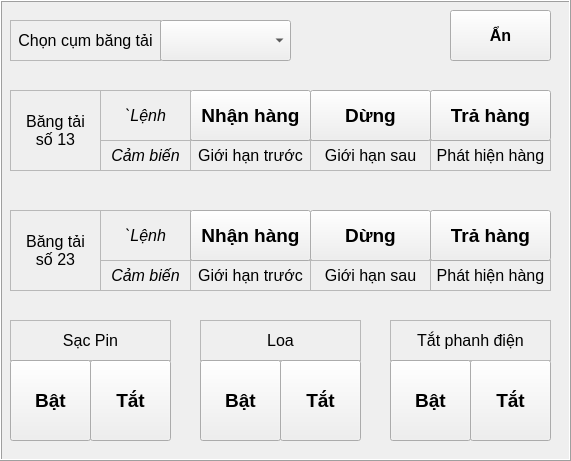
    <widget class="QFrame" name="fr_handMode_conveyor">
     <property name="geometry">
      <rect>
       <x>320</x>
       <y>0</y>
       <width>571</width>
       <height>461</height>
      </rect>
     </property>
     <property name="autoFillBackground">
      <bool>true</bool>
     </property>
     <property name="frameShape">
      <enum>QFrame::Box</enum>
     </property>
     <property name="frameShadow">
      <enum>QFrame::Raised</enum>
     </property>
     <widget class="QLabel" name="lbv_conveyorB">
      <property name="geometry">
       <rect>
        <x>10</x>
        <y>210</y>
        <width>91</width>
        <height>81</height>
       </rect>
      </property>
      <property name="font">
       <font>
        <pointsize>12</pointsize>
        <weight>50</weight>
        <bold>false</bold>
       </font>
      </property>
      <property name="autoFillBackground">
       <bool>false</bool>
      </property>
      <property name="frameShape">
       <enum>QFrame::StyledPanel</enum>
      </property>
      <property name="lineWidth">
       <number>2</number>
      </property>
      <property name="midLineWidth">
       <number>0</number>
      </property>
      <property name="text">
       <string>Băng tải
số 23</string>
      </property>
      <property name="scaledContents">
       <bool>false</bool>
      </property>
      <property name="alignment">
       <set>Qt::AlignCenter</set>
      </property>
      <property name="wordWrap">
       <bool>false</bool>
      </property>
      <property name="openExternalLinks">
       <bool>false</bool>
      </property>
     </widget>
     <widget class="QPushButton" name="bt_cyB_stop">
      <property name="geometry">
       <rect>
        <x>310</x>
        <y>210</y>
        <width>121</width>
        <height>51</height>
       </rect>
      </property>
      <property name="font">
       <font>
        <pointsize>14</pointsize>
        <weight>75</weight>
        <bold>true</bold>
       </font>
      </property>
      <property name="text">
       <string>Dừng</string>
      </property>
     </widget>
     <widget class="QLabel" name="lbc_cyA_ssTray">
      <property name="geometry">
       <rect>
        <x>430</x>
        <y>140</y>
        <width>121</width>
        <height>31</height>
       </rect>
      </property>
      <property name="font">
       <font>
        <pointsize>12</pointsize>
       </font>
      </property>
      <property name="autoFillBackground">
       <bool>false</bool>
      </property>
      <property name="frameShape">
       <enum>QFrame::StyledPanel</enum>
      </property>
      <property name="lineWidth">
       <number>1</number>
      </property>
      <property name="midLineWidth">
       <number>0</number>
      </property>
      <property name="text">
       <string>Phát hiện hàng</string>
      </property>
      <property name="scaledContents">
       <bool>false</bool>
      </property>
      <property name="alignment">
       <set>Qt::AlignCenter</set>
      </property>
      <property name="wordWrap">
       <bool>false</bool>
      </property>
      <property name="openExternalLinks">
       <bool>false</bool>
      </property>
     </widget>
     <widget class="QLabel" name="lbc_cyA_ssBehind">
      <property name="geometry">
       <rect>
        <x>310</x>
        <y>140</y>
        <width>121</width>
        <height>31</height>
       </rect>
      </property>
      <property name="font">
       <font>
        <pointsize>12</pointsize>
       </font>
      </property>
      <property name="autoFillBackground">
       <bool>false</bool>
      </property>
      <property name="frameShape">
       <enum>QFrame::StyledPanel</enum>
      </property>
      <property name="lineWidth">
       <number>1</number>
      </property>
      <property name="midLineWidth">
       <number>0</number>
      </property>
      <property name="text">
       <string>Giới hạn sau</string>
      </property>
      <property name="scaledContents">
       <bool>false</bool>
      </property>
      <property name="alignment">
       <set>Qt::AlignCenter</set>
      </property>
      <property name="wordWrap">
       <bool>false</bool>
      </property>
      <property name="openExternalLinks">
       <bool>false</bool>
      </property>
     </widget>
     <widget class="QLabel" name="lbc_cyA_ssAhead">
      <property name="geometry">
       <rect>
        <x>190</x>
        <y>140</y>
        <width>121</width>
        <height>31</height>
       </rect>
      </property>
      <property name="font">
       <font>
        <pointsize>12</pointsize>
       </font>
      </property>
      <property name="autoFillBackground">
       <bool>false</bool>
      </property>
      <property name="frameShape">
       <enum>QFrame::StyledPanel</enum>
      </property>
      <property name="lineWidth">
       <number>1</number>
      </property>
      <property name="midLineWidth">
       <number>0</number>
      </property>
      <property name="text">
       <string>Giới hạn trước</string>
      </property>
      <property name="scaledContents">
       <bool>false</bool>
      </property>
      <property name="alignment">
       <set>Qt::AlignCenter</set>
      </property>
      <property name="wordWrap">
       <bool>false</bool>
      </property>
      <property name="openExternalLinks">
       <bool>false</bool>
      </property>
     </widget>
     <widget class="QLabel" name="lb_cyB_cmd">
      <property name="geometry">
       <rect>
        <x>100</x>
        <y>210</y>
        <width>91</width>
        <height>51</height>
       </rect>
      </property>
      <property name="font">
       <font>
        <pointsize>12</pointsize>
        <weight>50</weight>
        <italic>true</italic>
        <bold>false</bold>
       </font>
      </property>
      <property name="autoFillBackground">
       <bool>false</bool>
      </property>
      <property name="frameShape">
       <enum>QFrame::StyledPanel</enum>
      </property>
      <property name="lineWidth">
       <number>1</number>
      </property>
      <property name="midLineWidth">
       <number>0</number>
      </property>
      <property name="text">
       <string>`Lệnh</string>
      </property>
      <property name="scaledContents">
       <bool>false</bool>
      </property>
      <property name="alignment">
       <set>Qt::AlignCenter</set>
      </property>
      <property name="wordWrap">
       <bool>false</bool>
      </property>
      <property name="openExternalLinks">
       <bool>false</bool>
      </property>
     </widget>
     <widget class="QPushButton" name="bt_cyA_received">
      <property name="geometry">
       <rect>
        <x>190</x>
        <y>90</y>
        <width>121</width>
        <height>51</height>
       </rect>
      </property>
      <property name="font">
       <font>
        <pointsize>14</pointsize>
        <weight>75</weight>
        <bold>true</bold>
       </font>
      </property>
      <property name="text">
       <string>Nhận hàng</string>
      </property>
     </widget>
     <widget class="QLabel" name="lbc_cyB_ssAhead">
      <property name="geometry">
       <rect>
        <x>190</x>
        <y>260</y>
        <width>121</width>
        <height>31</height>
       </rect>
      </property>
      <property name="font">
       <font>
        <pointsize>12</pointsize>
       </font>
      </property>
      <property name="autoFillBackground">
       <bool>false</bool>
      </property>
      <property name="frameShape">
       <enum>QFrame::StyledPanel</enum>
      </property>
      <property name="lineWidth">
       <number>1</number>
      </property>
      <property name="midLineWidth">
       <number>0</number>
      </property>
      <property name="text">
       <string>Giới hạn trước</string>
      </property>
      <property name="scaledContents">
       <bool>false</bool>
      </property>
      <property name="alignment">
       <set>Qt::AlignCenter</set>
      </property>
      <property name="wordWrap">
       <bool>false</bool>
      </property>
      <property name="openExternalLinks">
       <bool>false</bool>
      </property>
     </widget>
     <widget class="QPushButton" name="bt_cyA_stop">
      <property name="geometry">
       <rect>
        <x>310</x>
        <y>90</y>
        <width>121</width>
        <height>51</height>
       </rect>
      </property>
      <property name="font">
       <font>
        <pointsize>14</pointsize>
        <weight>75</weight>
        <bold>true</bold>
       </font>
      </property>
      <property name="text">
       <string>Dừng</string>
      </property>
     </widget>
     <widget class="QLabel" name="lbv_conveyorA">
      <property name="geometry">
       <rect>
        <x>10</x>
        <y>90</y>
        <width>91</width>
        <height>81</height>
       </rect>
      </property>
      <property name="font">
       <font>
        <pointsize>12</pointsize>
        <weight>50</weight>
        <bold>false</bold>
       </font>
      </property>
      <property name="autoFillBackground">
       <bool>false</bool>
      </property>
      <property name="frameShape">
       <enum>QFrame::StyledPanel</enum>
      </property>
      <property name="lineWidth">
       <number>2</number>
      </property>
      <property name="midLineWidth">
       <number>0</number>
      </property>
      <property name="text">
       <string>Băng tải
số 13</string>
      </property>
      <property name="scaledContents">
       <bool>false</bool>
      </property>
      <property name="alignment">
       <set>Qt::AlignCenter</set>
      </property>
      <property name="wordWrap">
       <bool>false</bool>
      </property>
      <property name="openExternalLinks">
       <bool>false</bool>
      </property>
     </widget>
     <widget class="QLabel" name="lb_cyB_sensor">
      <property name="geometry">
       <rect>
        <x>100</x>
        <y>260</y>
        <width>91</width>
        <height>31</height>
       </rect>
      </property>
      <property name="font">
       <font>
        <pointsize>12</pointsize>
        <weight>50</weight>
        <italic>true</italic>
        <bold>false</bold>
       </font>
      </property>
      <property name="autoFillBackground">
       <bool>false</bool>
      </property>
      <property name="frameShape">
       <enum>QFrame::StyledPanel</enum>
      </property>
      <property name="lineWidth">
       <number>1</number>
      </property>
      <property name="midLineWidth">
       <number>0</number>
      </property>
      <property name="text">
       <string>Cảm biến</string>
      </property>
      <property name="scaledContents">
       <bool>false</bool>
      </property>
      <property name="alignment">
       <set>Qt::AlignCenter</set>
      </property>
      <property name="wordWrap">
       <bool>false</bool>
      </property>
      <property name="openExternalLinks">
       <bool>false</bool>
      </property>
     </widget>
     <widget class="QLabel" name="lb_cyA_cmd">
      <property name="geometry">
       <rect>
        <x>100</x>
        <y>90</y>
        <width>91</width>
        <height>51</height>
       </rect>
      </property>
      <property name="font">
       <font>
        <pointsize>12</pointsize>
        <weight>50</weight>
        <italic>true</italic>
        <bold>false</bold>
       </font>
      </property>
      <property name="autoFillBackground">
       <bool>false</bool>
      </property>
      <property name="frameShape">
       <enum>QFrame::StyledPanel</enum>
      </property>
      <property name="lineWidth">
       <number>1</number>
      </property>
      <property name="midLineWidth">
       <number>0</number>
      </property>
      <property name="text">
       <string>`Lệnh</string>
      </property>
      <property name="scaledContents">
       <bool>false</bool>
      </property>
      <property name="alignment">
       <set>Qt::AlignCenter</set>
      </property>
      <property name="wordWrap">
       <bool>false</bool>
      </property>
      <property name="openExternalLinks">
       <bool>false</bool>
      </property>
     </widget>
     <widget class="QLabel" name="lb_chooseConveyor">
      <property name="geometry">
       <rect>
        <x>10</x>
        <y>20</y>
        <width>151</width>
        <height>41</height>
       </rect>
      </property>
      <property name="font">
       <font>
        <pointsize>12</pointsize>
       </font>
      </property>
      <property name="autoFillBackground">
       <bool>false</bool>
      </property>
      <property name="frameShape">
       <enum>QFrame::StyledPanel</enum>
      </property>
      <property name="lineWidth">
       <number>1</number>
      </property>
      <property name="midLineWidth">
       <number>0</number>
      </property>
      <property name="text">
       <string>Chọn cụm băng tải</string>
      </property>
      <property name="scaledContents">
       <bool>false</bool>
      </property>
      <property name="alignment">
       <set>Qt::AlignCenter</set>
      </property>
      <property name="wordWrap">
       <bool>false</bool>
      </property>
      <property name="openExternalLinks">
       <bool>false</bool>
      </property>
     </widget>
     <widget class="QPushButton" name="bt_cyA_transmit">
      <property name="geometry">
       <rect>
        <x>430</x>
        <y>90</y>
        <width>121</width>
        <height>51</height>
       </rect>
      </property>
      <property name="font">
       <font>
        <pointsize>14</pointsize>
        <weight>75</weight>
        <bold>true</bold>
       </font>
      </property>
      <property name="text">
       <string>Trả hàng</string>
      </property>
     </widget>
     <widget class="QLabel" name="lb_cyA_sensor">
      <property name="geometry">
       <rect>
        <x>100</x>
        <y>140</y>
        <width>91</width>
        <height>31</height>
       </rect>
      </property>
      <property name="font">
       <font>
        <pointsize>12</pointsize>
        <weight>50</weight>
        <italic>true</italic>
        <bold>false</bold>
       </font>
      </property>
      <property name="autoFillBackground">
       <bool>false</bool>
      </property>
      <property name="frameShape">
       <enum>QFrame::StyledPanel</enum>
      </property>
      <property name="lineWidth">
       <number>1</number>
      </property>
      <property name="midLineWidth">
       <number>0</number>
      </property>
      <property name="text">
       <string>Cảm biến</string>
      </property>
      <property name="scaledContents">
       <bool>false</bool>
      </property>
      <property name="alignment">
       <set>Qt::AlignCenter</set>
      </property>
      <property name="wordWrap">
       <bool>false</bool>
      </property>
      <property name="openExternalLinks">
       <bool>false</bool>
      </property>
     </widget>
     <widget class="QLabel" name="lbc_cyB_ssTray">
      <property name="geometry">
       <rect>
        <x>430</x>
        <y>260</y>
        <width>121</width>
        <height>31</height>
       </rect>
      </property>
      <property name="font">
       <font>
        <pointsize>12</pointsize>
       </font>
      </property>
      <property name="autoFillBackground">
       <bool>false</bool>
      </property>
      <property name="frameShape">
       <enum>QFrame::StyledPanel</enum>
      </property>
      <property name="lineWidth">
       <number>1</number>
      </property>
      <property name="midLineWidth">
       <number>0</number>
      </property>
      <property name="text">
       <string>Phát hiện hàng</string>
      </property>
      <property name="scaledContents">
       <bool>false</bool>
      </property>
      <property name="alignment">
       <set>Qt::AlignCenter</set>
      </property>
      <property name="wordWrap">
       <bool>false</bool>
      </property>
      <property name="openExternalLinks">
       <bool>false</bool>
      </property>
     </widget>
     <widget class="QComboBox" name="cb_chooseConveyor">
      <property name="geometry">
       <rect>
        <x>160</x>
        <y>20</y>
        <width>131</width>
        <height>41</height>
       </rect>
      </property>
      <property name="font">
       <font>
        <pointsize>13</pointsize>
       </font>
      </property>
      <property name="currentText">
       <string/>
      </property>
     </widget>
     <widget class="QPushButton" name="bt_cyB_received">
      <property name="geometry">
       <rect>
        <x>190</x>
        <y>210</y>
        <width>121</width>
        <height>51</height>
       </rect>
      </property>
      <property name="font">
       <font>
        <pointsize>14</pointsize>
        <weight>75</weight>
        <bold>true</bold>
       </font>
      </property>
      <property name="text">
       <string>Nhận hàng</string>
      </property>
     </widget>
     <widget class="QPushButton" name="bt_cyB_transmit">
      <property name="geometry">
       <rect>
        <x>430</x>
        <y>210</y>
        <width>121</width>
        <height>51</height>
       </rect>
      </property>
      <property name="font">
       <font>
        <pointsize>14</pointsize>
        <weight>75</weight>
        <bold>true</bold>
       </font>
      </property>
      <property name="text">
       <string>Trả hàng</string>
      </property>
     </widget>
     <widget class="QLabel" name="lbc_cyB_ssBehind">
      <property name="geometry">
       <rect>
        <x>310</x>
        <y>260</y>
        <width>121</width>
        <height>31</height>
       </rect>
      </property>
      <property name="font">
       <font>
        <pointsize>12</pointsize>
       </font>
      </property>
      <property name="autoFillBackground">
       <bool>false</bool>
      </property>
      <property name="frameShape">
       <enum>QFrame::StyledPanel</enum>
      </property>
      <property name="lineWidth">
       <number>1</number>
      </property>
      <property name="midLineWidth">
       <number>0</number>
      </property>
      <property name="text">
       <string>Giới hạn sau</string>
      </property>
      <property name="scaledContents">
       <bool>false</bool>
      </property>
      <property name="alignment">
       <set>Qt::AlignCenter</set>
      </property>
      <property name="wordWrap">
       <bool>false</bool>
      </property>
      <property name="openExternalLinks">
       <bool>false</bool>
      </property>
     </widget>
     <widget class="QPushButton" name="bt_disableBrake_off">
      <property name="geometry">
       <rect>
        <x>470</x>
        <y>360</y>
        <width>81</width>
        <height>81</height>
       </rect>
      </property>
      <property name="font">
       <font>
        <pointsize>14</pointsize>
        <weight>75</weight>
        <bold>true</bold>
       </font>
      </property>
      <property name="text">
       <string>Tắt</string>
      </property>
     </widget>
     <widget class="QLabel" name="lb_charger">
      <property name="geometry">
       <rect>
        <x>10</x>
        <y>320</y>
        <width>161</width>
        <height>41</height>
       </rect>
      </property>
      <property name="font">
       <font>
        <pointsize>12</pointsize>
        <weight>50</weight>
        <bold>false</bold>
       </font>
      </property>
      <property name="autoFillBackground">
       <bool>false</bool>
      </property>
      <property name="frameShape">
       <enum>QFrame::StyledPanel</enum>
      </property>
      <property name="lineWidth">
       <number>1</number>
      </property>
      <property name="midLineWidth">
       <number>0</number>
      </property>
      <property name="text">
       <string>Sạc Pin</string>
      </property>
      <property name="scaledContents">
       <bool>false</bool>
      </property>
      <property name="alignment">
       <set>Qt::AlignCenter</set>
      </property>
      <property name="wordWrap">
       <bool>false</bool>
      </property>
      <property name="openExternalLinks">
       <bool>false</bool>
      </property>
     </widget>
     <widget class="QLabel" name="lb_speaker">
      <property name="geometry">
       <rect>
        <x>200</x>
        <y>320</y>
        <width>161</width>
        <height>41</height>
       </rect>
      </property>
      <property name="font">
       <font>
        <pointsize>12</pointsize>
        <weight>50</weight>
        <bold>false</bold>
       </font>
      </property>
      <property name="autoFillBackground">
       <bool>false</bool>
      </property>
      <property name="frameShape">
       <enum>QFrame::StyledPanel</enum>
      </property>
      <property name="lineWidth">
       <number>1</number>
      </property>
      <property name="midLineWidth">
       <number>0</number>
      </property>
      <property name="text">
       <string>Loa</string>
      </property>
      <property name="scaledContents">
       <bool>false</bool>
      </property>
      <property name="alignment">
       <set>Qt::AlignCenter</set>
      </property>
      <property name="wordWrap">
       <bool>false</bool>
      </property>
      <property name="openExternalLinks">
       <bool>false</bool>
      </property>
     </widget>
     <widget class="QLabel" name="lb_brake">
      <property name="geometry">
       <rect>
        <x>390</x>
        <y>320</y>
        <width>161</width>
        <height>41</height>
       </rect>
      </property>
      <property name="font">
       <font>
        <pointsize>12</pointsize>
        <weight>50</weight>
        <bold>false</bold>
       </font>
      </property>
      <property name="autoFillBackground">
       <bool>false</bool>
      </property>
      <property name="frameShape">
       <enum>QFrame::StyledPanel</enum>
      </property>
      <property name="lineWidth">
       <number>1</number>
      </property>
      <property name="midLineWidth">
       <number>0</number>
      </property>
      <property name="text">
       <string>Tắt phanh điện</string>
      </property>
      <property name="scaledContents">
       <bool>false</bool>
      </property>
      <property name="alignment">
       <set>Qt::AlignCenter</set>
      </property>
      <property name="wordWrap">
       <bool>false</bool>
      </property>
      <property name="openExternalLinks">
       <bool>false</bool>
      </property>
     </widget>
     <widget class="QPushButton" name="bt_charger_on">
      <property name="geometry">
       <rect>
        <x>10</x>
        <y>360</y>
        <width>81</width>
        <height>81</height>
       </rect>
      </property>
      <property name="font">
       <font>
        <pointsize>14</pointsize>
        <weight>75</weight>
        <bold>true</bold>
       </font>
      </property>
      <property name="text">
       <string>Bật</string>
      </property>
      <property name="checkable">
       <bool>false</bool>
      </property>
      <property name="autoRepeat">
       <bool>true</bool>
      </property>
      <property name="autoExclusive">
       <bool>true</bool>
      </property>
      <property name="autoRepeatDelay">
       <number>300</number>
      </property>
      <property name="autoRepeatInterval">
       <number>100</number>
      </property>
      <property name="autoDefault">
       <bool>true</bool>
      </property>
      <property name="default">
       <bool>false</bool>
      </property>
      <property name="flat">
       <bool>false</bool>
      </property>
     </widget>
     <widget class="QPushButton" name="bt_speaker_on">
      <property name="geometry">
       <rect>
        <x>200</x>
        <y>360</y>
        <width>81</width>
        <height>81</height>
       </rect>
      </property>
      <property name="font">
       <font>
        <pointsize>14</pointsize>
        <weight>75</weight>
        <bold>true</bold>
       </font>
      </property>
      <property name="text">
       <string>Bật</string>
      </property>
     </widget>
     <widget class="QPushButton" name="bt_speaker_off">
      <property name="geometry">
       <rect>
        <x>280</x>
        <y>360</y>
        <width>81</width>
        <height>81</height>
       </rect>
      </property>
      <property name="font">
       <font>
        <pointsize>14</pointsize>
        <weight>75</weight>
        <bold>true</bold>
       </font>
      </property>
      <property name="text">
       <string>Tắt</string>
      </property>
     </widget>
     <widget class="QPushButton" name="bt_disableBrake_on">
      <property name="geometry">
       <rect>
        <x>390</x>
        <y>360</y>
        <width>81</width>
        <height>81</height>
       </rect>
      </property>
      <property name="font">
       <font>
        <pointsize>14</pointsize>
        <weight>75</weight>
        <bold>true</bold>
       </font>
      </property>
      <property name="text">
       <string>Bật</string>
      </property>
     </widget>
     <widget class="QPushButton" name="bt_charger_off">
      <property name="geometry">
       <rect>
        <x>90</x>
        <y>360</y>
        <width>81</width>
        <height>81</height>
       </rect>
      </property>
      <property name="font">
       <font>
        <pointsize>14</pointsize>
        <weight>75</weight>
        <bold>true</bold>
       </font>
      </property>
      <property name="text">
       <string>Tắt</string>
      </property>
      <property name="autoRepeatDelay">
       <number>300</number>
      </property>
      <property name="autoRepeatInterval">
       <number>100</number>
      </property>
     </widget>
     <widget class="QPushButton" name="bt_controlConveyor_hide">
      <property name="geometry">
       <rect>
        <x>450</x>
        <y>10</y>
        <width>101</width>
        <height>51</height>
       </rect>
      </property>
      <property name="font">
       <font>
        <pointsize>12</pointsize>
        <weight>75</weight>
        <bold>true</bold>
       </font>
      </property>
      <property name="text">
       <string>Ẩn</string>
      </property>
     </widget>
    </widget>
